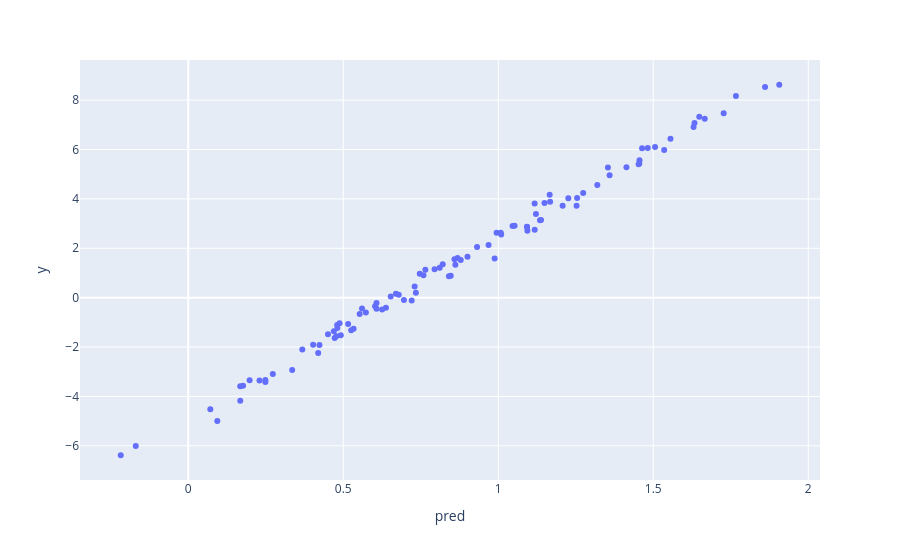

Notebook code for this chart:
### Code cell
#unoptimized model's predicitons
pred = model.forward(X)

df["pred"] = pred.detach().numpy().ravel()


fig = px.scatter(df, x="pred", y="y")
fig.show()
